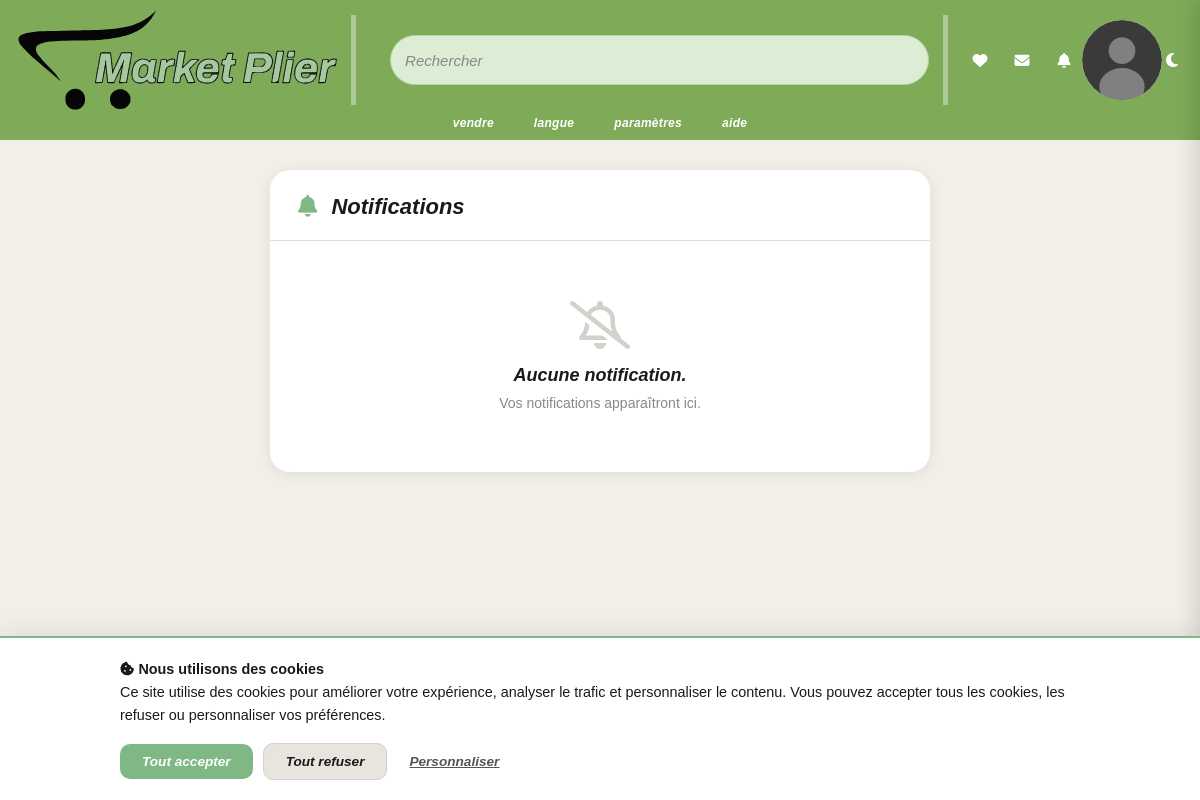
The app's page /notifications/index.php (signed in), older data.
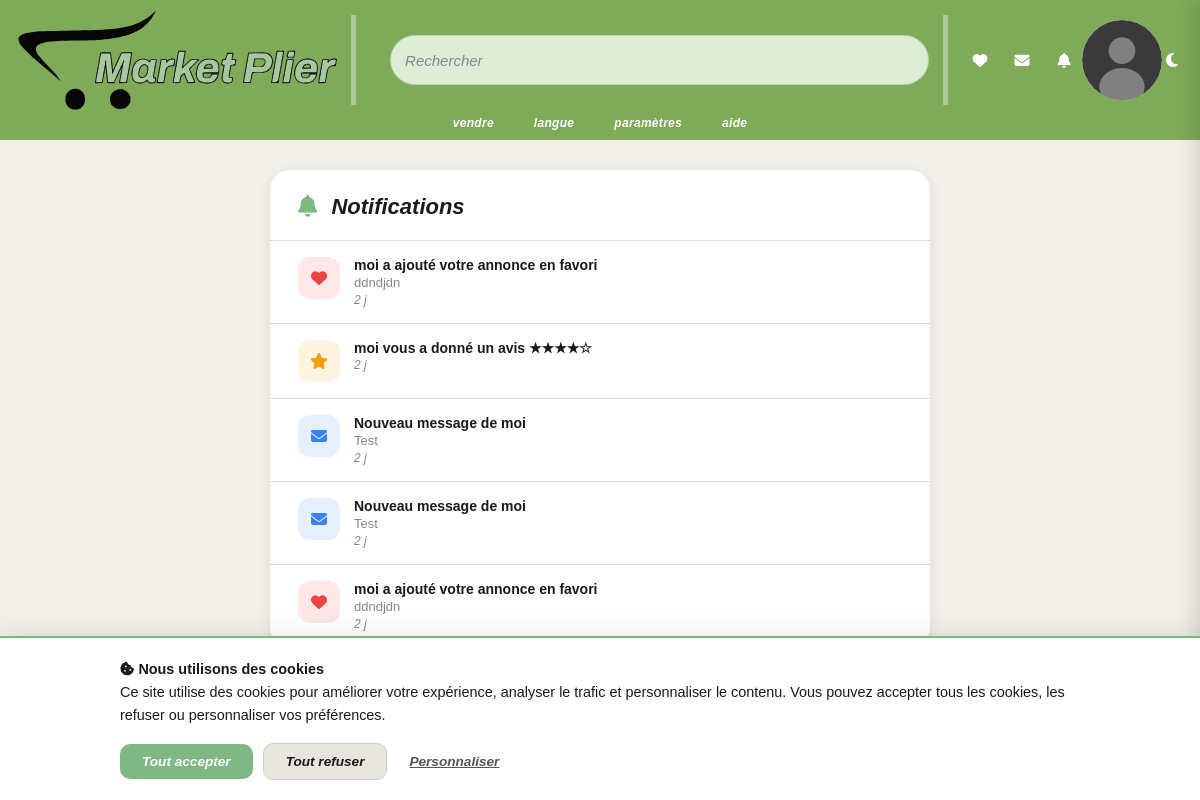
The same page, newer data.
### tables this page shows
CREATE TABLE `notifications` (
  `id` int UNSIGNED NOT NULL,
  `auth_token` varchar(64) NOT NULL,
  `type` enum('message','review','favorite','system') NOT NULL DEFAULT 'system',
  `title` varchar(255) NOT NULL,
  `content` text,
  `link` varchar(500) DEFAULT NULL,
  `is_read` tinyint(1) DEFAULT '0',
  `created_at` timestamp NULL DEFAULT CURRENT_TIMESTAMP
);

### notifications/index.php (the view, shortened to what this page needs)
<?php
require_once '../database/db.php';
$myToken = $_SESSION['auth_token'];
$stmt = $pdo->prepare("SELECT username, email, profile_photo, auth_token FROM users WHERE auth_token = ?");
$stmt->execute([$myToken]);
$user = $stmt->fetch();
$stmt = $pdo->prepare("
    SELECT id, type, title, content, link, is_read, created_at
    FROM notifications
    WHERE auth_token = ?
    ORDER BY created_at DESC
    LIMIT 100
");
$stmt->execute([$myToken]);
$notifications = $stmt->fetchAll();
$typeIcons = [
  'message'  => 'fa-envelope',
  'review'   => 'fa-star',
  'favorite' => 'fa-heart',
  'system'   => 'fa-bell',
];
$typeColors = [
  'message'  => '#3b82f6',
  'review'   => '#f59e0b',
  'favorite' => '#ef4444',
  'system'   => '#7fb885',
];
?>
<!DOCTYPE html>
<html lang="fr">
<head>
  <link rel="stylesheet" href="../node_modules/bootstrap/dist/css/bootstrap.min.css">
  <link rel="stylesheet" href="../node_modules/@fortawesome/fontawesome-free/css/all.min.css">
  <link rel="stylesheet" href="../styles/index.css">
  <link rel="stylesheet" href="../styles/notifications.css">
  <link rel="stylesheet" href="../styles/theme.css">
</head>
<body>
  <?php
  $headerBasePath = '../';
  $headerUser = $user;
  include '../header.php';
  ?>
  <main class="notif-main">
    <div class="notif-container">
      <div class="notif-header">
        <h1 class="notif-title"><i class="fa-solid fa-bell"></i> Notifications</h1>
      </div>
      <?php if (empty($notifications)): ?>
        <div class="notif-empty">
          <i class="fa-regular fa-bell-slash"></i>
          <p>Aucune notification.</p>
          <span>Vos notifications apparaîtront ici.</span>
        </div>
      <?php else: ?>
        <div class="notif-list">
          <?php foreach ($notifications as $notif):
            $icon = $typeIcons[$notif['type']] ?? 'fa-bell';
            $color = $typeColors[$notif['type']] ?? '#7fb885';
            $isNew = !$notif['is_read'];
            $timeAgo = time() - strtotime($notif['created_at']);
            if ($timeAgo < 60) $timeLabel = 'À l\'instant';
            elseif ($timeAgo < 3600) $timeLabel = floor($timeAgo / 60) . ' min';
            elseif ($timeAgo < 86400) $timeLabel = floor($timeAgo / 3600) . ' h';
            elseif ($timeAgo < 604800) $timeLabel = floor($timeAgo / 86400) . ' j';
            else $timeLabel = date('d/m/Y', strtotime($notif['created_at']));
          ?>
            <?php if ($notif['link']): ?>
              <a href="../<?= htmlspecialchars($notif['link'], ENT_QUOTES, 'UTF-8') ?>" class="notif-item <?= $isNew ? 'notif-new' : '' ?>">
              <?php else: ?>
                <div class="notif-item <?= $isNew ? 'notif-new' : '' ?>">
                <?php endif; ?>
                <div class="notif-icon" style="background: <?= $color ?>20; color: <?= $color ?>">
                  <i class="fa-solid <?= $icon ?>"></i>
                </div>
                <div class="notif-body">
                  <div class="notif-item-title"><?= htmlspecialchars($notif['title'], ENT_QUOTES, 'UTF-8') ?></div>
                  <?php if ($notif['content']): ?>
                    <div class="notif-item-content"><?= htmlspecialchars($notif['content'], ENT_QUOTES, 'UTF-8') ?></div>
                  <?php endif; ?>
                  <div class="notif-item-time"><?= $timeLabel ?></div>
                </div>
                <?php if ($notif['link']): ?>
              </a>
            <?php else: ?>
        </div>
      <?php endif; ?>
          <?php endforeach; ?>
        </div>
      <?php endif; ?>
    </div>
  </main>
</body>
</html>

### header.php (shortened to what this page needs)
<?php
$headerBasePath = $headerBasePath ?? '';
$headerUser = $headerUser ?? null;
$profilePhoto = $headerUser['profile_photo'] ?? null;
$profilePhotoExists = $profilePhoto && file_exists(__DIR__ . '/uploads/profiles/' . $profilePhoto);
?>
<header>
  <div class="header-top">
    <div class="logo-area">
      <a href="<?= $headerBasePath ?>index.php" class="logo-icon">
        <img src="<?= $headerBasePath ?>assets/images/logo.svg" alt="Logo Market Plier" class="logo-img">
      </a>
    </div>
    <div class="header-divider"></div>
    <form class="search-form" action="<?= $headerBasePath ?>shop/search.php" method="GET" autocomplete="off">
      <input class="search-bar" type="text" name="q" placeholder="Rechercher"
        value="<?= htmlspecialchars($_GET['q'] ?? '', ENT_QUOTES, 'UTF-8') ?>"
        id="searchInput" aria-label="Rechercher" />
    </form>
    <div class="header-divider"></div>
    <?php if (isset($_SESSION['auth_token'])): ?>
      <div class="header-icons">
        <a href="<?= $headerBasePath ?>favoris/" class="header-icon-link" title="Favoris">
          <i class="fa-solid fa-heart"></i>
        </a>
        <a href="<?= $headerBasePath ?>messagerie/inbox.php" class="header-icon-link" title="Messagerie">
          <i class="fa-solid fa-envelope"></i>
        </a>
        <a href="<?= $headerBasePath ?>notifications/" class="header-icon-link" title="Notifications">
          <i class="fa-solid fa-bell"></i>
        </a>
      </div>
    <?php endif; ?>
    <a class="profile-photo-container" href="<?= $headerBasePath ?><?= isset($_SESSION['auth_token']) ? 'inscription-connexion/account.php' : 'inscription-connexion/register.php' ?>">
      <img src="<?= $profilePhotoExists ? $headerBasePath . 'uploads/profiles/' . htmlspecialchars($profilePhoto, ENT_QUOTES, 'UTF-8') : $headerBasePath . 'assets/images/default-avatar.svg' ?>"
        alt="Photo de profil"
        class="profile-photo" />
    </a>
    <button class="theme-toggle" data-theme-toggle title="Changer le thème">
      <i class="fa-solid fa-moon"></i>
    </button>
  </div>
  <div class="header-bottom">
    <nav>
      <a href="<?= $headerBasePath ?>shop/sell.php">vendre</a>
      <a href="#">langue</a>
      <a href="<?= $headerBasePath ?>settings/settings.php">paramètres</a>
      <a href="#">aide</a>
    </nav>
  </div>
</header>
<div class="cookie-banner" id="cookieBanner">
  <div class="cookie-banner-inner">
    <div class="cookie-banner-text">
      <strong><i class="fa-solid fa-cookie-bite"></i> Nous utilisons des cookies</strong><br>
      Ce site utilise des cookies pour améliorer votre expérience, analyser le trafic et personnaliser le contenu.
      Vous pouvez accepter tous les cookies, les refuser ou personnaliser vos préférences.
    </div>
    <div class="cookie-banner-actions">
      <button class="cookie-btn cookie-btn-accept" id="cookieAcceptAll">Tout accepter</button>
      <button class="cookie-btn cookie-btn-refuse" id="cookieRefuseAll">Tout refuser</button>
      <button class="cookie-btn cookie-btn-settings" id="cookieSettings">Personnaliser</button>
    </div>
  </div>
</div>
<link rel="stylesheet" href="<?= $headerBasePath ?>styles/cookie-banner.css" />
<?php include __DIR__ . '/includes/toast.php'; ?>

### includes/toast.php (shortened to what this page needs)
<div class="toast-container position-fixed top-0 end-0 p-3" id="mpToastContainer" style="z-index: 9999;"></div>

### styles/index.css (style rules this page uses)
*, *::before, *::after { margin: 0; padding: 0; }
html, body { width: 100%; height: 100%; font-family: "Archivo", Arial, sans-serif; background: var(--mp-bg, #f2efe9); color: var(--mp-text, #1a1a1a); line-height: normal; }
header { background-color: #7faa58; display: flex; flex-direction: column; justify-content: center; height: 140px; padding: 0 18px; gap: 0; position: sticky; top: 0; z-index: 1000; }
.header-top { display: flex; align-items: center; gap: 0; width: 100%; position: sticky; top: 0; z-index: 1000; }
.header-bottom { display: flex; align-items: center; margin-top: 6px; justify-content: center; }
.logo-area { display: flex; align-items: center; gap: 6px; flex-shrink: 0; }
.logo-icon { height: 100px; flex-shrink: 0; background: transparent; display: flex; align-items: center; justify-content: center; min-width: fit-content; }
.logo-icon img, .logo-icon .logo-img { width: auto; height: 100%; object-fit: contain; display: block; }
.header-divider { width: 5px; height: 90px; background: #aec89a; margin: 0 14px; flex-shrink: 0; }
.search-form { flex: 1; display: flex; position: relative; margin-left: 20px; }
.search-bar { background: #ddecd4; border: 1.5px solid #b5d4a0; border-radius: 30px; height: 50px; width: 100%; padding: 0 14px; font-size: 15px; font-style: italic; color: #555; outline: none; }
.search-bar::placeholder { color: #888; font-style: italic; }
nav { display: flex; gap: 40px; }
nav a { font-family: "Archivo", sans-serif; font-style: italic; font-weight: 700; font-size: 12px; color: #fff; text-decoration: none; letter-spacing: 0.3px; }
.profile-photo-container { width: 80px; height: 80px; border-radius: 50%; background: #c8c8c8; flex-shrink: 0; object-fit: cover; display: flex; align-items: center; justify-content: center; margin: 0 auto; }
.profile-photo { width: 80px; height: 80px; border-radius: 50%; object-fit: cover; }
main { min-height: calc(100vh - 140px); padding: 20px 30px 30px 30px; display: flex; flex-direction: column; gap: 0; overflow-y: auto; }

### styles/notifications.css (style rules this page uses)
.notif-main { padding: 30px 20px; max-width: 700px; margin: 0 auto; }
.notif-container { background: var(--mp-card-bg); border-radius: 20px; box-shadow: 0 2px 14px var(--mp-card-shadow); overflow: hidden; }
.notif-header { padding: 24px 28px 20px; border-bottom: 1px solid var(--mp-border-light); display: flex; align-items: center; justify-content: space-between; }
.notif-title { font-family: "Archivo", sans-serif; font-weight: 700; font-style: italic; font-size: 22px; color: var(--mp-text); margin: 0; }
.notif-title i { color: var(--mp-green); margin-right: 8px; }
.notif-list { display: flex; flex-direction: column; }
.notif-item { display: flex; align-items: flex-start; gap: 14px; padding: 16px 28px; text-decoration: none; border-bottom: 1px solid var(--mp-border-light); transition: background 0.2s ease; position: relative; color: inherit; }
.notif-item:last-child { border-bottom: none; }
.notif-icon { flex-shrink: 0; width: 42px; height: 42px; border-radius: 12px; display: flex; align-items: center; justify-content: center; font-size: 16px; }
.notif-body { flex: 1; min-width: 0; }
.notif-item-title { font-family: "Archivo", sans-serif; font-weight: 600; font-size: 14px; color: var(--mp-text); margin-bottom: 2px; }
.notif-item-content { font-size: 13px; color: var(--mp-text-muted); white-space: nowrap; overflow: hidden; text-overflow: ellipsis; margin-bottom: 3px; }
.notif-item-time { font-size: 12px; color: var(--mp-text-muted); font-style: italic; }
.notif-empty { text-align: center; padding: 60px 20px; color: var(--mp-text-muted); }
.notif-empty i { font-size: 48px; color: var(--mp-border); margin-bottom: 16px; display: block; }
.notif-empty p { font-family: "Archivo", sans-serif; font-weight: 600; font-style: italic; font-size: 18px; color: var(--mp-text); margin-bottom: 8px; }
.notif-empty span { font-size: 14px; }

Row changes from the older to the newer data that the page shows:
added notifications: title "moi a ajouté votre annonce en favori", content "ddndjdn", created_at "2 j", type "favorite" (drawn)
added notifications: title "moi vous a donné un avis ★★★★☆", created_at "2 j", type "review" (drawn)
added notifications: title "Nouveau message de moi", content "Test", created_at "2 j", type "message" (drawn)
added notifications: title "Nouveau message de moi", content "Test", created_at "2 j", type "message" (drawn)
added notifications: title "moi a ajouté votre annonce en favori", content "ddndjdn", created_at "2 j", type "favorite" (drawn)
Text that changed along with them:
text no longer shown: "Aucune notification. Vos notifications apparaîtront ici."
